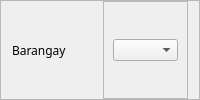
           <widget class="QFrame" name="frame_51">
            <property name="frameShape">
             <enum>QFrame::StyledPanel</enum>
            </property>
            <property name="frameShadow">
             <enum>QFrame::Raised</enum>
            </property>
            <layout class="QHBoxLayout" name="horizontalLayout_52">
             <property name="topMargin">
              <number>0</number>
             </property>
             <property name="bottomMargin">
              <number>0</number>
             </property>
             <item>
              <widget class="QLabel" name="label_26">
               <property name="font">
                <font>
                 <family>Moon</family>
                </font>
               </property>
               <property name="text">
                <string>Barangay</string>
               </property>
              </widget>
             </item>
             <item>
              <widget class="QFrame" name="frame_52">
               <property name="font">
                <font>
                 <pointsize>7</pointsize>
                </font>
               </property>
               <property name="frameShape">
                <enum>QFrame::StyledPanel</enum>
               </property>
               <property name="frameShadow">
                <enum>QFrame::Raised</enum>
               </property>
               <layout class="QHBoxLayout" name="horizontalLayout_53">
                <item>
                 <widget class="QComboBox" name="brgyLine">
                  <property name="font">
                   <font>
                    <family>Raleway</family>
                    <pointsize>7</pointsize>
                   </font>
                  </property>
                 </widget>
                </item>
               </layout>
              </widget>
             </item>
            </layout>
           </widget>
